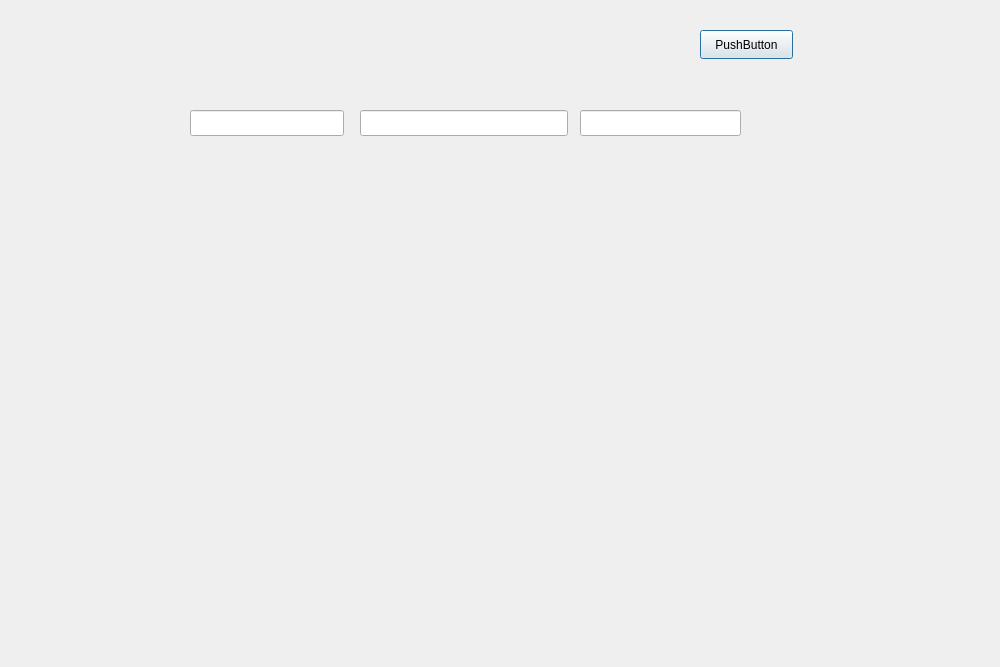
<?xml version="1.0" encoding="UTF-8"?>
<ui version="4.0">
 <class>try</class>
 <widget class="QDialog" name="try">
  <property name="geometry">
   <rect>
    <x>0</x>
    <y>0</y>
    <width>1000</width>
    <height>667</height>
   </rect>
  </property>
  <property name="windowTitle">
   <string>Dialog</string>
  </property>
  <widget class="QWidget" name="widget" native="true">
   <property name="geometry">
    <rect>
     <x>0</x>
     <y>10</y>
     <width>991</width>
     <height>651</height>
    </rect>
   </property>
   <widget class="QLabel" name="label">
    <property name="geometry">
     <rect>
      <x>12</x>
      <y>-11</y>
      <width>971</width>
      <height>661</height>
     </rect>
    </property>
    <property name="text">
     <string/>
    </property>
    <property name="pixmap">
     <pixmap resource="image.qrc">:/new/users.jpg</pixmap>
    </property>
   </widget>
   <widget class="QWidget" name="widget_2" native="true">
    <property name="enabled">
     <bool>true</bool>
    </property>
    <property name="geometry">
     <rect>
      <x>160</x>
      <y>70</y>
      <width>701</width>
      <height>80</height>
     </rect>
    </property>
    <widget class="QLabel" name="label_2">
     <property name="geometry">
      <rect>
       <x>10</x>
       <y>10</y>
       <width>681</width>
       <height>61</height>
      </rect>
     </property>
     <property name="text">
      <string/>
     </property>
     <property name="pixmap">
      <pixmap>../../project/Rectangle 12.png</pixmap>
     </property>
    </widget>
    <widget class="QLineEdit" name="lineEdit">
     <property name="geometry">
      <rect>
       <x>30</x>
       <y>30</y>
       <width>154</width>
       <height>26</height>
      </rect>
     </property>
    </widget>
    <widget class="QLineEdit" name="lineEdit_2">
     <property name="geometry">
      <rect>
       <x>200</x>
       <y>30</y>
       <width>208</width>
       <height>26</height>
      </rect>
     </property>
    </widget>
    <widget class="QLineEdit" name="lineEdit_3">
     <property name="geometry">
      <rect>
       <x>420</x>
       <y>30</y>
       <width>161</width>
       <height>26</height>
      </rect>
     </property>
    </widget>
   </widget>
   <widget class="QPushButton" name="pushButton">
    <property name="geometry">
     <rect>
      <x>700</x>
      <y>20</y>
      <width>93</width>
      <height>29</height>
     </rect>
    </property>
    <property name="text">
     <string>PushButton</string>
    </property>
    <property name="checkable">
     <bool>true</bool>
    </property>
   </widget>
  </widget>
 </widget>
 <resources>
  <include location="image.qrc"/>
 </resources>
 <connections>
  <connection>
   <sender>pushButton</sender>
   <signal>toggled(bool)</signal>
   <receiver>widget_2</receiver>
   <slot>setHidden(bool)</slot>
   <hints>
    <hint type="sourcelabel">
     <x>727</x>
     <y>48</y>
    </hint>
    <hint type="destinationlabel">
     <x>721</x>
     <y>91</y>
    </hint>
   </hints>
  </connection>
 </connections>
</ui>
